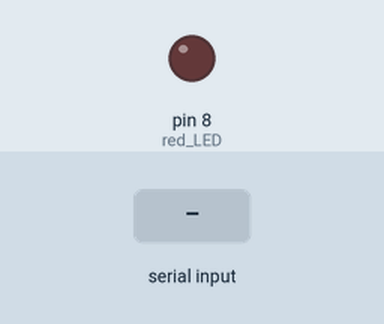
Bench run of a sketch on a simulated Arduino Uno, built with avr-gcc and run on an emulated ATmega328P. Shown: output pins drawn as LEDs (lit = HIGH). Dashed ring = blinking. Inputs (shaded band) come from the test bench. What the sketch prints to the serial monitor is not drawn.

Above: at 1.2 s.
1.3 s: "90,45\n" received over Serial
At 1.7 s:
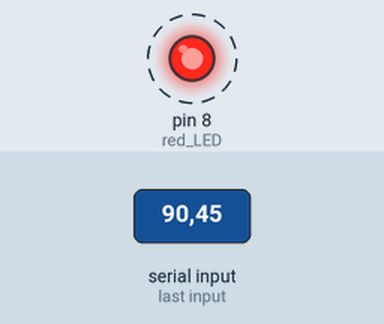
Timing chart, 0 to 10.3 s (numbered marks = the images above; inputs shaded):
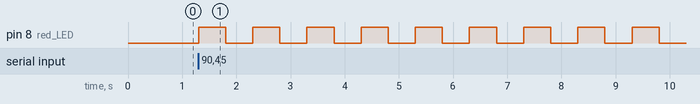

Measured:
- after the input at 1.3 s, pin 8 (red_LED): alternates HIGH for 0.50 s and LOW for 0.50 s, starting at once

The sketch:

18_User_Controlled_Number_Of_Blinks.ino
```cpp
int red_LED = 8;
int delay_time = 500;

int number_blinks;

String message = "Please Enter number of times to blink LED: ";

void setup() {
  // put your setup code here, to run once:
  pinMode(red_LED, OUTPUT);
  Serial.begin(9600);
}

void loop() {
  // put your main code here, to run repeatedly:
  Serial.println(message);

  while(Serial.available() == 0){

  }

  number_blinks = Serial.parseInt();

  for(int j = 1; j <= number_blinks; j++){
    digitalWrite(red_LED, HIGH);
    delay(delay_time);
    digitalWrite(red_LED, LOW);
    delay(delay_time);
  }
}
```
